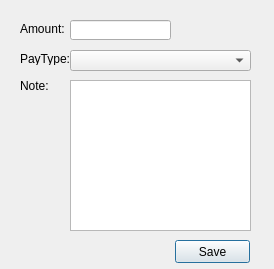
<?xml version="1.0" encoding="UTF-8"?>
<ui version="4.0">
 <class>addEditDialog</class>
 <widget class="QDialog" name="addEditDialog">
  <property name="geometry">
   <rect>
    <x>0</x>
    <y>0</y>
    <width>274</width>
    <height>269</height>
   </rect>
  </property>
  <property name="windowTitle">
   <string>Dialog</string>
  </property>
  <widget class="QLabel" name="amountLabel">
   <property name="geometry">
    <rect>
     <x>20</x>
     <y>23</y>
     <width>54</width>
     <height>12</height>
    </rect>
   </property>
   <property name="text">
    <string>Amount:</string>
   </property>
  </widget>
  <widget class="QLabel" name="payTypeLabel">
   <property name="geometry">
    <rect>
     <x>20</x>
     <y>53</y>
     <width>54</width>
     <height>12</height>
    </rect>
   </property>
   <property name="text">
    <string>PayType:</string>
   </property>
  </widget>
  <widget class="QLineEdit" name="amountEdit">
   <property name="geometry">
    <rect>
     <x>70</x>
     <y>20</y>
     <width>101</width>
     <height>20</height>
    </rect>
   </property>
  </widget>
  <widget class="QComboBox" name="payTypeComboBox">
   <property name="geometry">
    <rect>
     <x>70</x>
     <y>50</y>
     <width>181</width>
     <height>21</height>
    </rect>
   </property>
   <property name="modelColumn">
    <number>0</number>
   </property>
  </widget>
  <widget class="QLabel" name="noteLabel">
   <property name="geometry">
    <rect>
     <x>20</x>
     <y>80</y>
     <width>54</width>
     <height>12</height>
    </rect>
   </property>
   <property name="text">
    <string>Note:</string>
   </property>
  </widget>
  <widget class="QTextEdit" name="noteTextEdit">
   <property name="geometry">
    <rect>
     <x>70</x>
     <y>80</y>
     <width>181</width>
     <height>151</height>
    </rect>
   </property>
  </widget>
  <widget class="QPushButton" name="saveButton">
   <property name="geometry">
    <rect>
     <x>175</x>
     <y>240</y>
     <width>75</width>
     <height>23</height>
    </rect>
   </property>
   <property name="text">
    <string>Save</string>
   </property>
  </widget>
 </widget>
 <resources/>
 <connections>
  <connection>
   <sender>saveButton</sender>
   <signal>clicked()</signal>
   <receiver>addEditDialog</receiver>
   <slot>saveData()</slot>
   <hints>
    <hint type="sourcelabel">
     <x>207</x>
     <y>249</y>
    </hint>
    <hint type="destinationlabel">
     <x>151</x>
     <y>251</y>
    </hint>
   </hints>
  </connection>
 </connections>
 <slots>
  <slot>saveData()</slot>
 </slots>
</ui>
